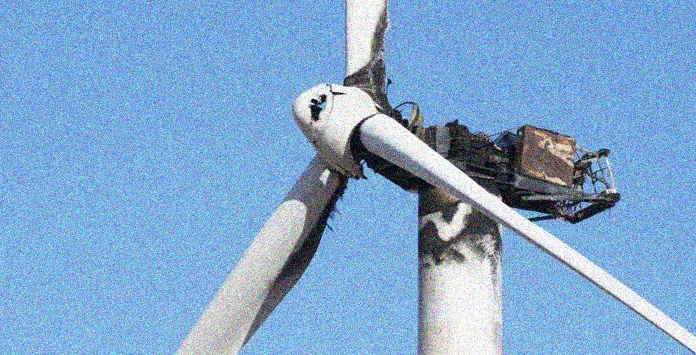
#> input picture imagens/gaussian.jpg, 696 x 355 px
$ python main.py
#> lines starting #> are read from the running program, lines starting #| are printed output that depends on the picture
### src/utilidades.py
import cv2 as cv
import numpy as np
from PIL import Image
# [26 lines left out: function pontos, not called in this run]

def corta(im, left, top, right, bottom):

    im1 = im.crop((left, top, right, bottom))
    return im1

def ndarray_pil(img, flag=True):
    """

    :param img: Imagem do tipo ndarray ou PIL
    :param flag: False para pil -> ndarray, True (default) para o oposto
    :return: Uma imagem convertida
    """
    if flag:
        img_np_RGB = cv.cvtColor(img, cv.COLOR_BGR2RGB)
        return Image.fromarray(img_np_RGB)
    else:
        img_arr = np.array(img)
        img_arr_BGR = cv.cvtColor(img_arr, cv.COLOR_RGB2BGR)
        return img_arr_BGR

### src/new_crop.py
# Importing Image class from PIL module
from PIL import Image
from matplotlib import pyplot as plt
from src import utilidades as ut
import numpy as np
from src import sift
import src.plots as pl
from datetime import datetime
from src.new_encaixa import encaixa
import cv2 as cv

def crop(imagem_original_pil, patch_width=85, patch_height=85, aument=20, n_arquivo=None):
    """

    :param imagem_original_pil: uma imagem do tipo Image (PIL)
    :param patch_width: largura do patch
    :param patch_height: altura do patch
    :param aument: A distância que cada patch será arrastado para ser cortado da imagem original
    :return: Lista de Repetibilidade e das Correspondências
    """
    width, height = imagem_original_pil.size

    count = 0
    rep = []
    goods = []
    distance = []
    novas_imagens_coord = []
    te = 0
    for left in range(0, width, aument):
        right = left + patch_width
        if right > width:
            break
        for top in range(0, height, aument):
            bottom = top + patch_height
            if bottom > height:
                break
            patch = ut.corta(imagem_original_pil, left, top, right, bottom)


            ## Convertendo imagens para numpy
            patch_numpy = ut.ndarray_pil(patch, False)
            imagem_original_numpy = ut.ndarray_pil(imagem_original_pil, False)
            nova_imagem = imagem_original_numpy

            ## Calculando descritores
            kp1, des1 = sift.sift_detectores_e_descritores(patch_numpy)
            kp2, des2 = sift.sift_detectores_e_descritores(imagem_original_numpy)

            ## Calculando Correspondências
            imagem_out, good, kp1, kp2 = sift.correspondencias(patch_numpy, imagem_original_numpy, kp1=kp1, kp2=kp2, des1=des1, des2=des2)

            ################ Recebe da função encaixa os novos nos quais o patch será encaixado
            novo_top, novo_bottom, novo_left, novo_right, distancia_total = \
                encaixa(good, kp1, kp2, imagem_original_numpy, patch_numpy, left, right, top, bottom)

            ### print(left, right, top, bottom)
            ### print(novo_left, novo_right, novo_top, novo_bottom)

            novas_imagens_coord.append([novo_left, novo_top, novo_right, novo_bottom, distancia_total])

            ## Apenas dar destaque a cor do patch
            #patch_numpy = cv.cvtColor(patch_numpy, cv.COLOR_BGR2RGB)

            ############### Teste ##############

            if novo_right > imagem_original_numpy.shape[1] or novo_bottom > imagem_original_numpy.shape[0]:

                # if novo_right > imagem_original_numpy.shape[1] and novo_bottom <= imagem_original_numpy.shape[0]:
                #     largura_patch = imagem_original_numpy.shape[1] - novo_left
                #     nova_imagem[int(novo_top):int(novo_bottom), int(novo_left):int(novo_right)] = patch_numpy[
                #                                                                                   0:85,
                #                                                                                   0:largura_patch]
                #
                # if novo_bottom > imagem_original_numpy.shape[0] and novo_right <= imagem_original_numpy.shape[1]:
                #     altura_patch = imagem_original_numpy.shape[0] - novo_top
                #     nova_imagem[int(novo_top):int(novo_bottom), int(novo_left):int(novo_right)] = patch_numpy[
                #                                                                                   0:altura_patch,
                #                                                                                   0:85]
                # if novo_right > imagem_original_numpy.shape[1] and novo_bottom > imagem_original_numpy.shape[0]:
                #     largura_patch = imagem_original_numpy.shape[1] - novo_left
                #     altura_patch = imagem_original_numpy.shape[0] - novo_top
                #     nova_imagem[int(novo_top):int(novo_bottom), int(novo_left):int(novo_right)] = patch_numpy[
                #                                                                                   0:altura_patch,
                #                                                                                   0:largura_patch]
                te+=1
                continue
            else:
                pass
                #nova_imagem[int(novo_top):int(novo_bottom), int(novo_left):int(novo_right)] = patch_numpy

            #####################################


            ################## Recorta imagem no limte da mudança ##################
            if (left < int(novo_left)) or (top < int(novo_top)):
                #novo_patch = ut.corta(ut.ndarray_pil(nova_imagem), left, top, int(novo_right), int(novo_bottom))
                patch = ut.corta(ut.ndarray_pil(imagem_original_numpy), left, top, int(novo_right), int(novo_bottom))

            elif (int(novo_left) < left) or (int(novo_bottom) < top):
                #novo_patch = ut.corta(ut.ndarray_pil(nova_imagem), int(novo_left), int(novo_top), right, bottom)
                patch = ut.corta(ut.ndarray_pil(imagem_original_numpy), int(novo_left), int(novo_top), right, bottom)

            else:
                #novo_patch = ut.corta(ut.ndarray_pil(nova_imagem), left, top, right, bottom)
                patch = ut.corta(ut.ndarray_pil(imagem_original_numpy), left, top, right, bottom)
            ###################                Fim                ##################


            ## Salva novo patch
            #cv.imwrite(f"/home/infra/PycharmProjects/mestrado/pesquisa/detdesmat/imagens/encaixa_patch/{count}.jpg", ut.ndarray_pil(novo_patch, False))

            ## Salva o patch original
            cv.imwrite(f"/home/infra/PycharmProjects/mestrado/pesquisa/detdesmat/imagens/patch_manter/{count}.jpg", ut.ndarray_pil(patch, False))

            ## Salva a imagem inteira com o patch inserido
            #cv.imwrite(f"/home/infra/PycharmProjects/mestrado/pesquisa/detdesmat/imagens/encaixa/{count}.jpg", imagem_original_numpy)


            ########################################## path of house's computer ############################################
            # cv.imwrite(f"/home/marcelo/projetos/mestrado/pesquisa/detdesmat/imagens/encaixa_patch/{count}.jpg", novo_patch)


            print('##################################################################')
            print(f'#### Patch {count} ---> {len(kp1)}:{len(kp2)} -- {len(good)} ####')

            ## Colocando as correspondências na lista de correspondências
            goods.append(len(good))

            ## Calculo da distancia mínima, máxima e média entre cada correspondência
            if len(good) != 0:
                good_np = np.array(good)
                good_np = good_np.reshape(good_np.shape[0], )
                arr_distance = np.array([])
                repetitibilidade = good_np.shape[0] / (min(len(kp1), len(kp2)))

                ## Lista de repetitibilidade de cada key point
                rep.append(repetitibilidade)

                count_0 = 0
                for g in good_np:
                    arr_distance = np.append(arr_distance, g.distance)
                    if g.distance == 0:
                        count_0 += 1

                ## Lista de média de distância entre as correspondências
                distance.append(np.average(arr_distance))
            count+=1


    ## Gerará um arquivo info.py com a lista de repetitibilidade entre as correspondências, as correspondências e a distância média

    # Define o nome do arquivo
    if n_arquivo:
        nome_arquivo = n_arquivo
    else:
        nome_arquivo = datetime.now().strftime("%d%m%H%M%S")

    ## Cria arquivo com a lista de reptibilidade, correspondências e as Distâncias e as Coordenadas dos novos patches
    with open(f"rep-good-{nome_arquivo}.py", "a") as my_file:
        my_file.write(f'rep = {rep}\n')
        my_file.write(f'good = {goods}\n')
        my_file.write(f'distance = {distance}\n')
        my_file.write(f'novas_imagens = {novas_imagens_coord}')

    ## Tabém cria um arquivo com informações gerais sobre as imagens
    with open(f"info-{nome_arquivo}.txt", "a") as my_file:
        my_file.write(f'Quantidade de Patchs = {count}\n')
        my_file.write(f'Tamanho Imagem Original = {imagem_original_numpy.shape}\n')
        my_file.write(f'Tamanho de cada Patch = {patch_numpy.shape}\n')

    return np.array(rep), np.array(goods), novas_imagens_coord

### main.py
import cv2 as cv
import numpy as np
from matplotlib import pyplot as plt
from PIL import Image
import src.plots as pl
from src.crop_f import crop
from src.new_crop import crop
from skimage.util import random_noise
from src import utilidades as ut

# Cria um vetor com a lista e ruído
# Após, aplica o ruído a imagem por um laço para todos os ruídos do vetor,
# Dentro do laço, para cada imagem com ruído, já vai calculando a repetibilidade e correspondêncis.

img_original = cv.imread("imagens/gaussian.jpg")
#> img_original is the input picture: shape (355, 696, 3); mean B, G, R 206.4, 166.9, 127.6
#img_original = cv.imread("imagens/1.jpg")
rep, good, novas_imagens_coord = crop(ut.ndarray_pil(img_original), 85, 85, 20, 'segundo_teste')
#> in crop, `width, height = imagem_original_pil.size`: width = 696; height = 355
#> the loop in crop, `for left in range(0, width, aument):` made 1 pass
#> pass 1, in corta, `im1 = im.crop((left, top, right, bottom))`:
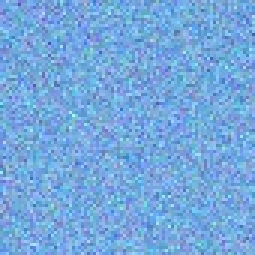
#> im1: PIL image 85x85 RGB (shown 3 times larger); mean R, G, B 116.7, 168.3, 221.7
#> after the loop in crop, `for left in range(0, width, aument):`: count = 0; distance = []; te = 0
#> (the run stopped early here; a loop or call above may not have finished)
